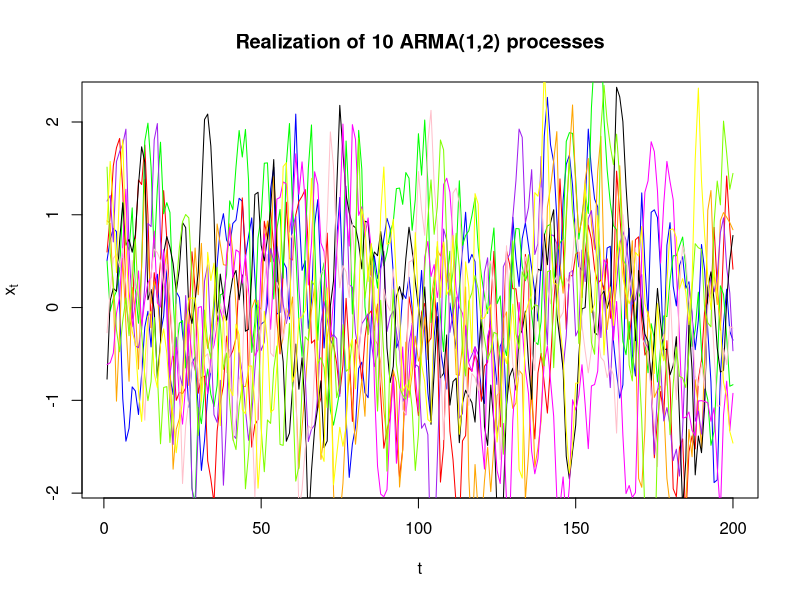
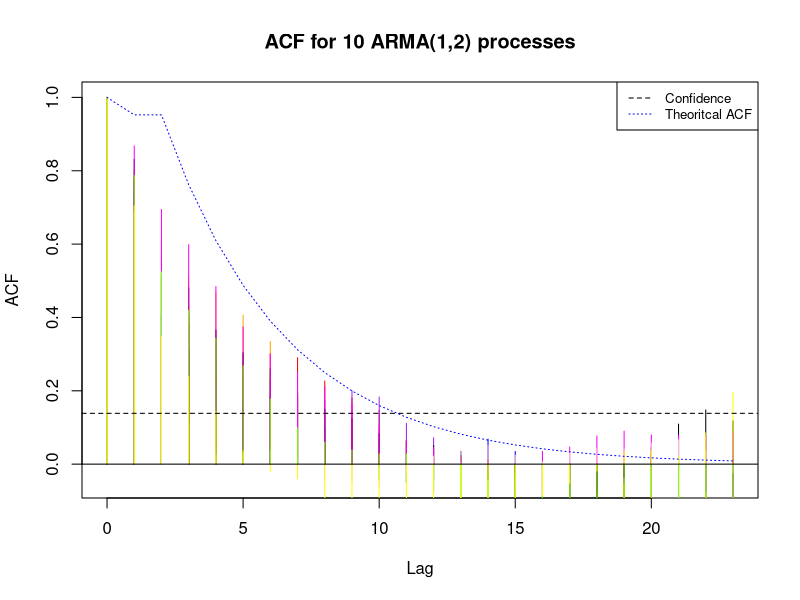
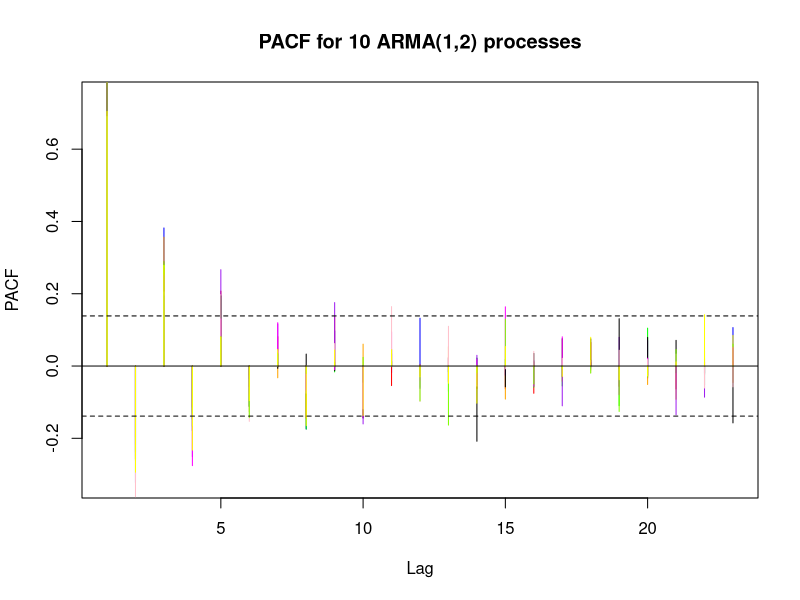

Write R code to recreate these figures, in order.
#simulering 
p <- 2 # AR order
q <- 3 # MA order

theta <- c(0.8) #skal måske være plus
phi <- c(0.8,-0.5)

cat("AR parameters:",round(theta,3))
cat("MA parameters:",round(phi,3))
n <- 200
colours = list("blue","red","green","orange","purple","black","magenta","pink","chartreuse","yellow")
set.seed(1213)
y = matrix(0,10,200)
# plotting realizations
for (i in 1:10) {
    # set.seed(i)
    ts <- arima.sim(list(ar=theta,ma=phi), n, sd=0.4)
    y[i,] <- ts[1:200]
    t = c(1:200)
    if (i == 1) {
    plot(t,y[i,],type="l",col=toString(colours[i]),xlab="t",ylab=expression(x[t]),main ="Realization of 10 ARMA(1,2) processes")
    }
    else {
    lines(t,y[i,],type="l",col=toString(colours[i]))  
    }
}

#plotting acf and pacf
for (i in 1:10) {
    ACF <- acf(y[i,],main="ACF",plot = FALSE) 
    if (i == 1) {
    plot(ACF$lag,ACF$acf,type="h",col=toString(colours[i]),xlab="Lag",ylab="ACF",main="ACF for 10 ARMA(1,2) processes")
    #lines(ACF$acf, ci.type="white",col=toString(colours[i]))
    }
    else {
    lines(ACF$lag,ACF$acf,type="h",col=toString(colours[i]))  
    # lines(ACF, ci.type="white",col=toString(colours[i]))
    }

}

#confidence intervals (assuming white noise):
ci = 0.95
abline(h=qnorm((1 + ci)/2)/sqrt(n),lty=2)
abline(h=-qnorm((1 + ci)/2)/sqrt(n),lty=2)
abline(h = 0)

#theoritical ACF
fun_acf <- function(k) {
    if (k == 0) {
        return(1) 
    }
    if (k == 1 | k == 2) {
        return(20/21)
    }
    else {
        return(0.8*fun_acf(k-1))
    }
}

lines(c(0:23),lapply(c(0:23),fun_acf),col="blue",lty=3)
legend("topright",legend=c("Confidence","Theoritcal ACF"),
       col=c("black","blue"),lty = 2:3, cex=0.8)



for (i in 1:10) {
    PACF <- pacf(y[i,],main="ACF",plot = FALSE) 
    if (i == 1) {
    plot(PACF$lag,PACF$acf,type="h",col=toString(colours[i]),xlab="Lag",ylab="PACF",main="PACF for 10 ARMA(1,2) processes")
    }
    else {
    lines(PACF$lag,PACF$acf,type="h",col=toString(colours[i]))  
    }

}
abline(h=qnorm((1 + ci)/2)/sqrt(n),lty=2)
abline(h=-qnorm((1 + ci)/2)/sqrt(n),lty=2)
abline(h = 0)

#Variance of each realization
vars = rep(0,10)
for (i in 1:10) {
    vars[i] <- var(y[i,])
}
